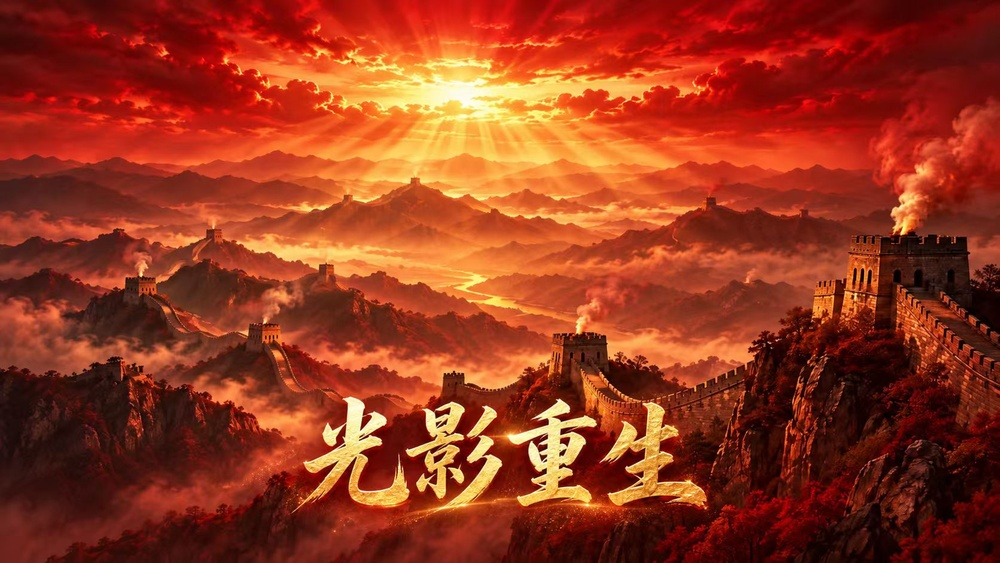
#> input picture opening.jpg, 1000 x 563 px, shrunk from 1672 x 941 before the run
$ python preprocess.py --input ../opening.jpg
#> lines starting #> are read from the running program, lines starting #| are printed output that depends on the picture; after the words box and inside, x2 and y2 are one past the last pixel; in counts of white or black regions, pixels touching at a corner belong together
# -*- coding: utf-8 -*-
"""
任务 3.4：前置处理模块——印刷网纹去除 + 去噪
==============================================
修复流水线六步之首：去网纹 → 划痕补全 → 超分辨率 → 人脸精修 → 智能上色 → 考据校色

原理
----
一、去网纹（频域陷波，检测驱动）：
  印刷品/画册扫描件的半调网纹（halftone moiré）在频谱中表现为中心直流
  分量之外的成对尖锐亮点。处理流程：
    1) 亮度通道（YCrCb 的 Y）加 Hann 窗做 FFT——窗抑制边界不连续造成的频谱泄漏
    2) 对数幅度谱减去 31x31 均值背景谱 → 残差
    3) 残差 > med + sens·σ（MAD 稳健估计）且位于有效区（排除中心主体低频
       保护圈与最外 Nyquist 边缘）→ 候选峰
    4) 局部极大筛选（5x5 邻域残差最大）→ 只留尖锐峰，排除宽带缓变泄漏
    5) 中心对称性验证：半调网纹峰成对出现（共轭对称），孤峰不可信
    6) 峰数上限 100：数量爆炸说明检测不可信（复杂纹理/噪声），跳过
    7) 通过后在【不加窗】谱上做高斯陷波（峰处压零、3σ 外恢复）→ 反 FFT
  未检出显著峰时图像原样直通——网页压缩照片/无网纹素材不做任何频域处理，
  避免误伤画质。（滤波不用加窗谱：Hann 窗趋零的角部去窗补偿会放大噪声）
  网纹主要表现为亮度调制，只处理 Y 通道；本项目素材以黑白/低饱和老照片为主。
二、去噪（空域非局部均值）：
  cv2.fastNlMeansDenoisingColored 温和去噪（默认 h=5，保边），去除胶片
  颗粒与压缩噪声，为后续划痕补全（LaMa）与超分（Real-ESRGAN）提供干净输入。

用法（guangying 环境下，在 guangying/ 目录运行）：
  python restoration/preprocess.py --all                        # 处理 data/raw 全部
  python restoration/preprocess.py --input data/raw/old_03.jpg  # 单张
  python restoration/preprocess.py --all --denoise 5 --moire-sens 5.0
输出：data/steps/<stem>/01_deraw.png（流水线中间结果，前端 6.4b 动画数据源）
"""
import argparse
import time
from pathlib import Path

import cv2
import numpy as np

ROOT = Path(__file__).resolve().parent          # restoration/
DATA = ROOT / "data"
RAW, STEPS = DATA / "raw", DATA / "steps"
IMG_EXTS = {".jpg", ".jpeg", ".png", ".bmp", ".tif", ".tiff", ".webp"}

# 默认参数（对 15 张网页压缩老照片与合成网纹测试标定的经验值）
DEF_SENS = 5.0        # 峰显著性倍数（残差 MAD 的 σ 倍数）：越小越灵敏
DEF_DENOISE = 5       # NL-means 亮度去噪强度 h；0 = 跳过去噪
CENTER_FRAC = 0.08    # 频域中心保护圈（占 rmax 比例）：图像主体低频不陷波
EDGE_FRAC = 0.02      # 最外边缘排除：Nyquist 附近噪声不可信
NOTCH_FRAC = 0.012    # 陷波高斯 σ（占 rmax 比例）：峰周围 3σ 区域压零
MAX_PEAKS = 100       # 峰数上限：超过视为检测不可信，整图直通


# ---------------------------------------------------------------- IO（中文路径安全）
def imread_bgr(path: Path):
    """读图 + EXIF 方向转正 → BGR（与 evaluation/degrade.py 同一套读法）"""
    from PIL import Image, ImageOps
    with Image.open(path) as im:
        im = ImageOps.exif_transpose(im)
        rgb = np.asarray(im.convert("RGB"))
    return cv2.cvtColor(rgb, cv2.COLOR_RGB2BGR)


def imwrite_unicode(path: Path, img):
    """中文路径安全写图（cv2.imwrite 不支持中文路径）"""
    ok, buf = cv2.imencode(path.suffix, img)
    if not ok:
        raise IOError(f"图像编码失败：{path}")
    buf.tofile(str(path))


# ---------------------------------------------------------------- 去网纹
def remove_moire(bgr, sens=DEF_SENS):
    """
    检测并去除半调印刷网纹；返回 (处理后BGR, 峰坐标列表)。
    未检出显著峰时原图直通（列表为空），绝不盲目陷波。
    """
    h, w = bgr.shape[:2]
    if min(h, w) < 256:                # 太小的图频域分辨率不足，直通
        return bgr, []

    ycc = cv2.cvtColor(bgr, cv2.COLOR_BGR2YCrCb)
    y = ycc[:, :, 0].astype(np.float32) / 255.0

    # ---- 阶段一：加窗谱检测峰（Hann 窗抑制边界泄漏，让网纹峰干净可辨）----
    win = (np.hanning(h).astype(np.float32)[:, None]
           * np.hanning(w).astype(np.float32)[None, :])
    spec = np.fft.fftshift(np.fft.fft2(y * win))
    mag = np.log1p(np.abs(spec)).astype(np.float32)
    del spec
    bg = cv2.blur(mag, (31, 31))       # 谱背景估计（均值滤波，峰占 1 bin 影响可忽略）
    resid = mag - bg
    med = float(np.median(resid))
    mad = float(np.median(np.abs(resid - med)))
    if mad < 1e-6:
        return bgr, []
    thr = med + sens * 1.4826 * mad    # MAD→σ 换算系数 1.4826

    # 有效区：中心保护圈外、最外边缘内
    cy, cx = h / 2.0, w / 2.0
    rmax = min(cy, cx)
    gy = np.arange(h, dtype=np.float32) - cy
    gx = np.arange(w, dtype=np.float32) - cx
    r = np.hypot(gy[:, None], gx[None, :])
    valid = (r > CENTER_FRAC * rmax) & (r < (1.0 - EDGE_FRAC) * rmax)
    del r

    cand = (resid > thr) & valid
    if not cand.any():
        return bgr, []

    # 局部极大筛选：只要尖锐峰（宽带缓变的泄漏残留被排除）
    dil = cv2.dilate(resid, np.ones((5, 5), np.uint8))
    peak_mask = cand & (resid >= dil - 1e-3)
    ys, xs = np.nonzero(peak_mask)
    if len(ys) == 0:
        return bgr, []

    # 中心对称性验证：网纹峰成对出现（共轭对称），孤峰不可信
    half = med + 0.5 * (thr - med)     # 对称点残差需过半阈值
    keep = []
    for py, px in zip(ys.tolist(), xs.tolist()):
        sy, sx = int(2 * cy - py), int(2 * cx - px)
        if 0 <= sy < h and 0 <= sx < w and resid[sy, sx] >= half:
            keep.append((py, px))
    if not keep or len(keep) > MAX_PEAKS:
        # 无峰 → 无网纹；峰爆炸 → 检测不可信。两种情况都直通
        return bgr, []

    # ---- 阶段二：不加窗谱做高斯陷波 → 反 FFT ----
    sigma = NOTCH_FRAC * rmax
    R = int(3 * sigma) + 1
    # 局部陷波核：中心 0（峰处压零），3σ 外 ≈ 1（其他频率不受影响）
    ky = np.arange(2 * R + 1, dtype=np.float32) - R
    kx = np.arange(2 * R + 1, dtype=np.float32) - R
    g = 1.0 - np.exp(-(ky[:, None] ** 2 + kx[None, :] ** 2) / (2 * sigma * sigma))

    mask = np.ones((h, w), np.float32)
    for py, px in keep:
        # 峰点及其共轭对称点都陷波（对称点可能略弱于阈值，也要压制）
        for qy, qx in ((py, px), (int(2 * cy - py), int(2 * cx - px))):
            if not (0 <= qy < h and 0 <= qx < w):
                continue
            y0, y1 = max(0, qy - R), min(h, qy + R + 1)
            x0, x1 = max(0, qx - R), min(w, qx + R + 1)
            gy0, gy1 = R - (qy - y0), R + (y1 - qy)
            gx0, gx1 = R - (qx - x0), R + (x1 - qx)
            mask[y0:y1, x0:x1] *= g[gy0:gy1, gx0:gx1]

    spec_nw = np.fft.fftshift(np.fft.fft2(y))
    y2 = np.fft.ifft2(np.fft.ifftshift(spec_nw * mask)).real
    del spec_nw

    ycc2 = ycc.copy()
    ycc2[:, :, 0] = np.clip(y2 * 255.0, 0, 255).astype(np.uint8)
    return cv2.cvtColor(ycc2, cv2.COLOR_YCrCb2BGR), keep


# ---------------------------------------------------------------- 去噪
def denoise_colored(bgr, h_lum=DEF_DENOISE, h_color=DEF_DENOISE, face_boxes=None):
    """空域非局部均值去噪（保边）；h 越大越强，老照片默认 5 温和处理。
    L39 人脸豁免（2026-10-19）：face_boxes（[x1,y1,x2,y2] 列表）提供时，人脸
    ROI 原像素直通不去噪——NL-means 会在超分前软化真实轮廓（皱纹/镜框/唇线），
    SR 无法恢复已丢信息（pd_4 实测五脸方差 -13%~-37%）。"""
    dn = cv2.fastNlMeansDenoisingColored(
        bgr, None, h_lum, h_color, templateWindowSize=7, searchWindowSize=21)
    if face_boxes:
        h, w = dn.shape[:2]
        for (x0, y0, x1, y1) in face_boxes:
            x0, y0 = max(0, int(x0)), max(0, int(y0))
            x1, y1 = min(w, int(x1)), min(h, int(y1))
            if x1 <= x0 or y1 <= y0:
                continue
            dn[y0:y1, x0:x1] = bgr[y0:y1, x0:x1]   # 原始像素贴回（保留真实轮廓）
    return dn


# ---------------------------------------------------------------- 主流程
def process(path: Path, sens: float, denoise_h: int, no_moire: bool) -> None:
    img = imread_bgr(path)
    h, w = img.shape[:2]
    t0 = time.time()

    if no_moire:
        peaks, moire_msg = [], "跳过(--no-moire)"
    else:
        img, peaks = remove_moire(img, sens=sens)
        moire_msg = f"检出 {len(peaks)} 峰并陷波" if peaks else "无显著网纹，直通"

    if denoise_h > 0:
        img = denoise_colored(img, denoise_h, denoise_h)
    dn_msg = f"h={denoise_h}" if denoise_h > 0 else "关闭"

    dt = time.time() - t0
    out = STEPS / path.stem / "01_deraw.png"
    out.parent.mkdir(parents=True, exist_ok=True)
    imwrite_unicode(out, img)
    print(f"[OK] {path.name}: {w}x{h} | 网纹: {moire_msg} | 去噪: {dn_msg} | "
          f"{dt:.1f}s -> data/steps/{path.stem}/01_deraw.png")


def main():
    ap = argparse.ArgumentParser(
        description="光影重生·前置处理（任务3.4）：印刷网纹去除 + 去噪")
    ap.add_argument("--input", type=str, help="单张图片路径（相对 restoration/ 或绝对路径）")
    ap.add_argument("--all", action="store_true", help="批量处理 data/raw/ 下全部图片")
    ap.add_argument("--denoise", type=int, default=DEF_DENOISE,
                    help=f"NL-means 去噪强度 h，0=关闭（默认 {DEF_DENOISE}）")
    ap.add_argument("--moire-sens", type=float, default=DEF_SENS,
                    help=f"网纹峰检测灵敏度（MAD σ 倍数，越小越灵敏，默认 {DEF_SENS}）")
    ap.add_argument("--no-moire", action="store_true", help="跳过去网纹（只去噪）")
    args = ap.parse_args()

    if not args.all and not args.input:
        ap.error("请指定 --input <图片路径> 或 --all")

    if args.all:
        files = sorted(p for p in RAW.glob("*") if p.suffix.lower() in IMG_EXTS)
        if not files:
            raise SystemExit(f"[!] {RAW} 下没有图片")
        print(f"前置处理 {len(files)} 张 | 网纹灵敏度 {args.moire_sens} | "
              f"去噪 h={args.denoise}{'（关）' if args.denoise == 0 else ''}")
        for i, p in enumerate(files, 1):
            print(f"({i}/{len(files)}) ", end="")
            process(p, args.moire_sens, args.denoise, args.no_moire)
    else:
        p = Path(args.input)
        if not p.is_absolute():
            p = (ROOT / args.input).resolve()
        process(p, args.moire_sens, args.denoise, args.no_moire)
#> in imread_bgr, im is the input picture: PIL image 1000x563 RGB; mean R, G, B 150.1, 55.5, 29.9
#> in remove_moire, `y = ycc[:, :, 0].astype(np.float32) / 255.0`:
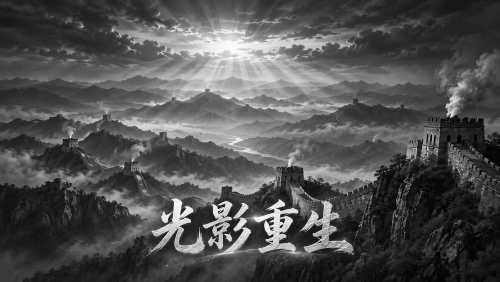
#> y: shape (563, 1000) float32 (shown at 1/2 size); min 0, max 0.992, mean 0.317
#> in remove_moire, `mag = np.log1p(np.abs(spec)).astype(np.float32)`:
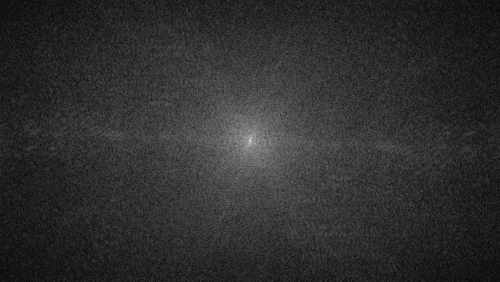
#> mag: shape (563, 1000) float32 (shown at 1/2 size); min 0.0112, max 11.01, mean 2.05; drawn with min black and max white
#> in remove_moire, `bg = cv2.blur(mag, (31, 31))`:
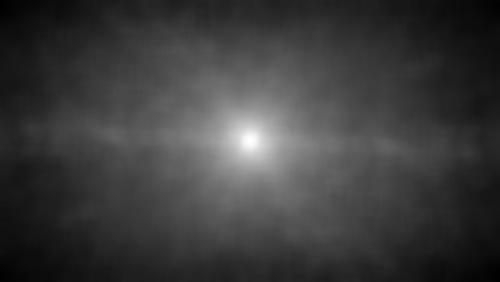
#> bg: shape (563, 1000) float32 (shown at 1/2 size); min 0.76, max 6.2, mean 2.05; drawn with min black and max white
#> in remove_moire, `resid = mag - bg`:
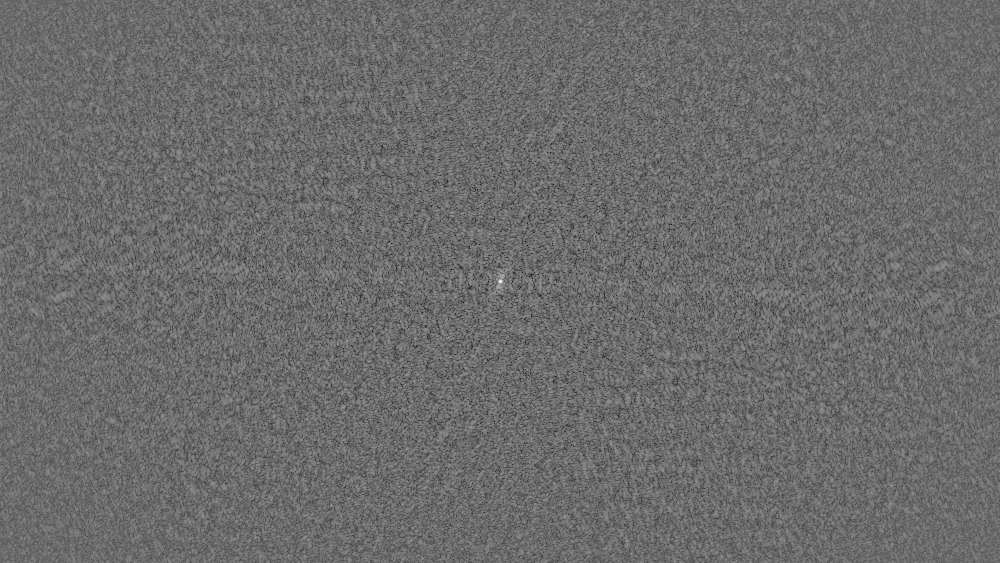
#> resid: shape (563, 1000) float32; min -3.53, max 4.83, mean 6.26e-05; drawn with min black and max white
#> in remove_moire, `med = float(np.median(resid))`: med = 0.0553
#> in remove_moire, `mad = float(np.median(np.abs(resid - med)))`: mad = 0.32
#> in remove_moire, `thr = med + sens * 1.4826 * mad`: thr = 2.43
#> in process, `img, peaks = remove_moire(img, sens=sens)`: peaks = []
#> in process, `moire_msg = f"检出 {len(peaks)} 峰并陷波" if peaks else "无显著网纹，直通"`: moire_msg = '无显著网纹，直通'
#| [OK] opening.jpg: 1000x563 | 网纹: 无显著网纹，直通 | 去噪: h=5 | 2.5s -> data/steps/opening/01_deraw.png


if __name__ == "__main__":
    main()
